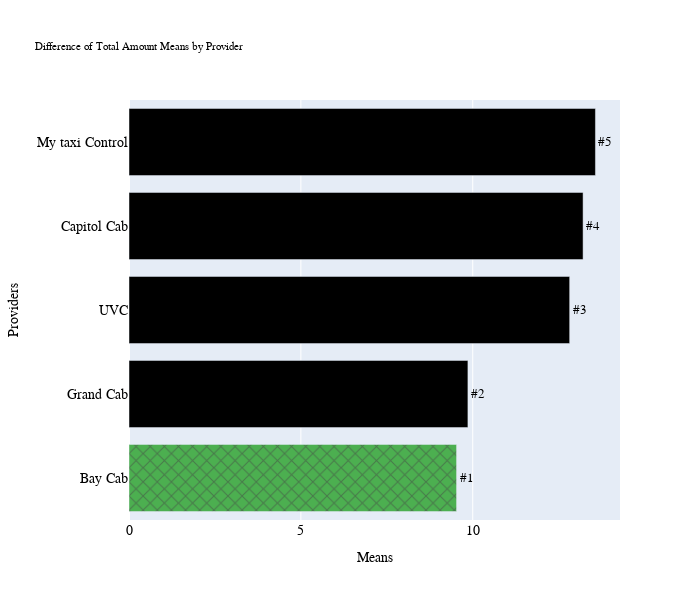

Notebook code cell kept with this figure:
### Code cell
# change plot size, text font, marker shape, and color 
if total_fare_ranking[chosen] < 6:
    bottom_top_index = [0,5]
elif total_fare_ranking[chosen] >= 6:
    bottom_top_index = [5,11]

fig2 = go.Figure()
fig2.add_trace(go.Bar(x= total_fare_amount_data.values[bottom_top_index[0]:bottom_top_index[1]], y= total_fare_amount_data.keys()[bottom_top_index[0]:bottom_top_index[1]],orientation= 'h',
                      text = [f'#{total_fare_ranking[i]}' for i in total_fare_amount_data.keys()][bottom_top_index[0]:bottom_top_index[1]],textposition="outside",marker_pattern_shape = design_matrix))
fig2.update_traces(marker = dict(color = color_matrix), textfont=dict(family="verdana, sans-serif", size=13))
fig2.update_layout(
    height = 600,
    width = 700,
    title = "Difference of Total Amount Means by Provider",
    xaxis=dict(
        title='Means',
        title_font=dict(size=14, family="verdana, sans-serif"),
        tickfont=dict(size=14, family="verdana, sans-serif")  # Set the font size of the tick labels
    ),
    yaxis=dict(
        title='Providers',
        title_font=dict(size=14, family="verdana, sans-serif"),
        tickfont=dict(size=14, family="verdana, sans-serif")  # Set the font size of the tick labels
    ),
    font=dict(family="verdana, sans-serif", size=8, color="Black")
)

### Figure 1 — Plotly figure (JSON) as saved in the notebook; plotly's stock layout.template omitted (floating-point values rounded to 4 significant figures)
{"data": [{"marker": {"color": ["#4CAF50", "#000000", "#000000", "#000000", "#000000", "#000000"], "pattern": {"shape": ["x", "", "", "", "", ""]}}, "orientation": "h", "text": ["#1", "#2", "#3", "#4", "#5"], "textfont": {"family": "verdana, sans-serif", "size": 13}, "textposition": "outside", "type": "bar", "x": [9.53, 9.86, 12.82, 13.21, 13.57], "y": ["Bay Cab", "Grand Cab", "UVC", "Capitol Cab", "My taxi Control"]}], "layout": {"font": {"color": "Black", "family": "verdana, sans-serif", "size": 8}, "height": 600, "title": {"text": "Difference of Total Amount Means by Provider"}, "width": 700, "xaxis": {"tickfont": {"family": "verdana, sans-serif", "size": 14}, "title": {"font": {"family": "verdana, sans-serif", "size": 14}, "text": "Means"}}, "yaxis": {"tickfont": {"family": "verdana, sans-serif", "size": 14}, "title": {"font": {"family": "verdana, sans-serif", "size": 14}, "text": "Providers"}}}}
